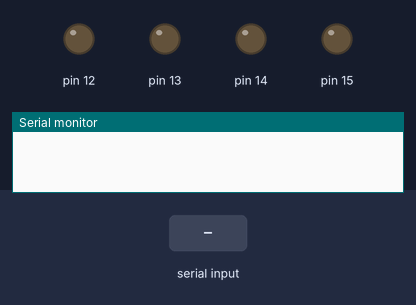
Recording of a sketch running on a simulated Arduino Uno, built with avr-gcc and run on an emulated ATmega328P. Parts: output pins drawn as LEDs (lit = HIGH), the last lines printed to the serial monitor. The inputs (shaded band) are chosen by the test bench.

Above: at 1.2 s.
1.3 s: "90,45\n" received over Serial
At 3.4 s:
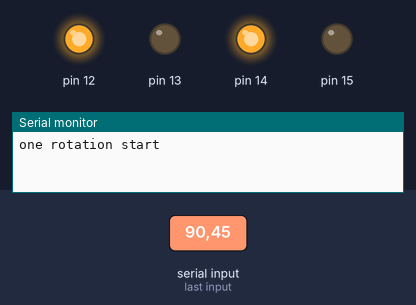
Timing chart, 0 to 9.8 s (numbered marks = the images above; inputs shaded):
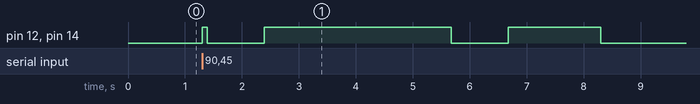

The sketch:

calibration.ino
```cpp
void setup() {
  // put your setup code here, to run once:
Serial.begin(115200);
  delay(10);

  // prepare GPIO2
  pinMode(12, OUTPUT);
  pinMode(13, OUTPUT);
  pinMode(14, OUTPUT);
  pinMode(15, OUTPUT);
  digitalWrite(12, 0);
  digitalWrite(13, 0);
  digitalWrite(14, 0);
  digitalWrite(15, 0);
}

void loop() {
  // put your main code here, to run repeatedly:
while (Serial.available()>0)
{
  int val = Serial.parseInt();
    digitalWrite(12,1);
    digitalWrite(13, 0);
    digitalWrite(14, 1);
    digitalWrite(15, 0);
delay(val);

    digitalWrite(12,0);
    digitalWrite(13, 0);
    digitalWrite(14, 0);
    digitalWrite(15, 0);
    delay(1000);
  Serial.println("one rotation start");
    digitalWrite(12,1);
    digitalWrite(13, 0);
    digitalWrite(14, 1);
    digitalWrite(15, 0);
    delay(36*val);
    digitalWrite(12,0);
    digitalWrite(13, 0);
    digitalWrite(14, 0);
    digitalWrite(15, 0);
}


}
```

Measured:
- after the input at 1.3 s, pin 12, pin 14: goes HIGH 0.09 s, LOW 1.0 s, HIGH 3.3 s, LOW 1.0 s, HIGH 1.6 s, then LOW, starting at once
